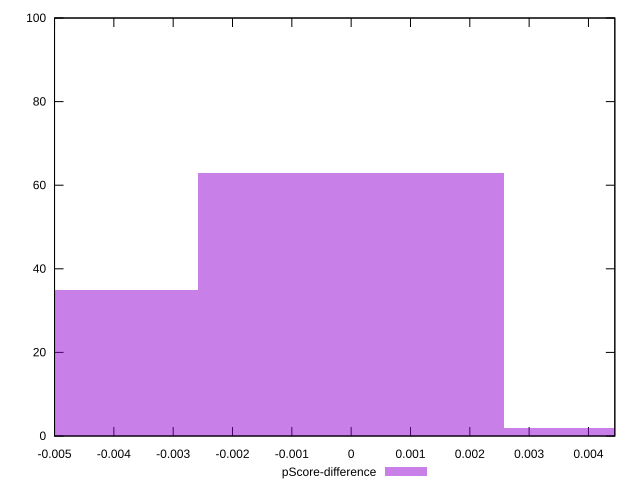

The script that saved this image:
reset

$pScoreDifference <<EOF
0 63
-0.00516529100403656 35
0.00516529100403656 2
EOF

set key outside below
set boxwidth 0.00516529100403656
set xrange [-0.0050000000000000044:0.004444444444444473]
set yrange [0:100]
set trange [0:100]
set style fill transparent solid 0.5 noborder
set terminal svg size 640, 490 enhanced background rgb 'white'
set output "report_00015_2021-02-09T16-11-33.973Z/offscreen-images/samples/pages+cached+noadtech/pScore-difference/histogram.svg"

plot $pScoreDifference title "pScore-difference" with boxes

reset
